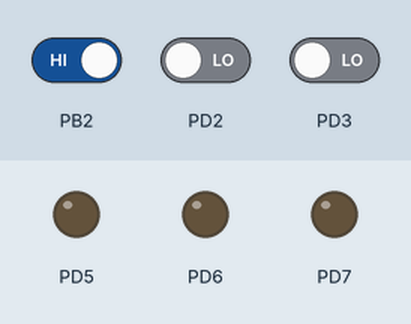
This program was run on a simulated ATmega32, built with avr-gcc and emulated at 8 MHz. On the bench: output pins drawn as LEDs (lit = HIGH). The inputs (shaded band) are chosen by the test bench; at power-on: PB2 HIGH, PD2 LOW, PD3 LOW.

Above: at 1.2 s.
1.3 s: PB2 driven LOW
At 1.8 s:
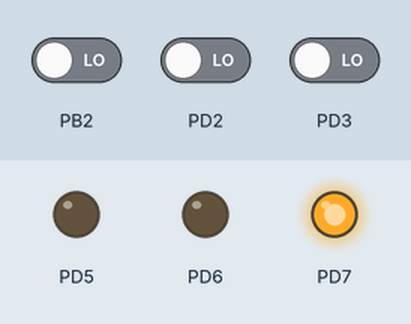
4.3 s: PD2 driven HIGH
At 5.3 s:
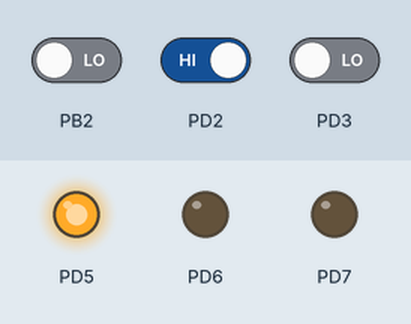
7.3 s: PD3 driven HIGH
At 8.6 s:
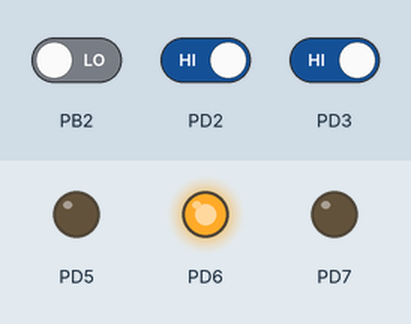
10.3 s: PD2 driven LOW
At 11.0 s:
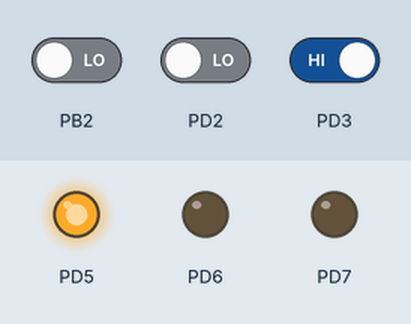
Timing chart, 0 to 13.5 s (numbered marks = the images above; inputs shaded):
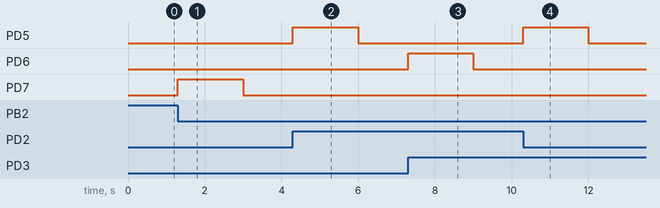

Measured:
- after the input at 1.3 s, PD7: LOW → HIGH at once, → LOW 1.7 s later
- after the input at 4.3 s, PD5: LOW → HIGH at once, → LOW 1.7 s later
- after the input at 7.3 s, PD6: LOW → HIGH at once, → LOW 1.7 s later
- after the input at 10.3 s, PD5: LOW → HIGH at once, → LOW 1.7 s later

The program:

main.c
```c
/*
 * lab2_atmega32.c
 *
 * Created: 8/22/2023 5:48:44 PM
 * Author : mohamed belal
 */

#define F_CPU 8000000ul
#include <util/delay.h>
#include <avr/io.h>
#include <avr/interrupt.h>

void EXTI_INIT(void);
void GPIO_INIT(void);
int main(void)
{

	EXTI_INIT();
	GPIO_INIT();

    /* Replace with your application code */
    while (1)
    {
		PORTD &= ~(1<<5);
		PORTD &= ~(1<<6);
		PORTD &= ~(1<<7);
		_delay_ms(1000);
    }
}

void GPIO_INIT(void)
{

		// make pin 5 , 6 , 7 output
		DDRD |= (1<<5);
		DDRD |= (1<<6);
		DDRD |= (1<<7);
}
void EXTI_INIT(void)
{
	/*
	1. INT0 => any change (rising or falling)
	2. INT1 => rising edge
	3. INT2 => falling edge
	*/

	// 1. INT0 => any change (rising or falling)
	MCUCR |= (1<<0);
	// 2. INT1 => rising edge
	MCUCR |= (1<<2);
	MCUCR |= (1<<3);
	// 3. INT2 => falling edge
	MCUCSR &= ~(1<<6);

	// GICR general interrupt control register
	GICR |= (1<<5); // enable external interrupt INT2
	GICR |= (1<<6); // enable external interrupt INT0
	GICR |= (1<<7); // enable external interrupt INT1


	//enable global interrupt
	sei();
}

ISR(INT0_vect)
{
	PORTD |=(1<<5);
	_delay_ms(1000);

}
ISR(INT1_vect)
{
	PORTD |=(1<<6);
	_delay_ms(1000);

}
ISR(INT2_vect)
{
	PORTD |=(1<<7);
	_delay_ms(1000);

}
```
